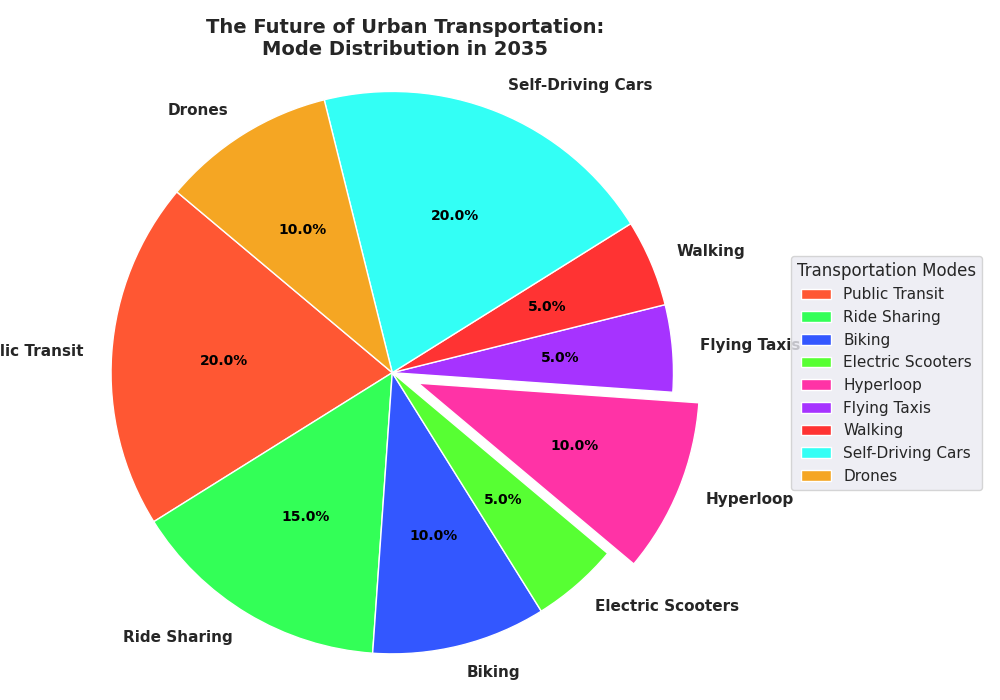

Recreate this plot in Python.
import matplotlib.pyplot as plt

modes = ['Public Transit', 'Ride Sharing', 'Biking', 'Electric Scooters', 'Hyperloop', 'Flying Taxis', 'Walking', 'Self-Driving Cars', 'Drones']
percentages = [20, 15, 10, 5, 10, 5, 5, 20, 10]

colors = ['#FF5733', '#33FF57', '#3357FF', '#57FF33', '#FF33A6', '#A633FF', '#FF3333', '#33FFF5', '#F5A623']

explode = (0, 0, 0, 0, 0.1, 0, 0, 0, 0)

plt.figure(figsize=(10, 7))
wedges, texts, autotexts = plt.pie(
    percentages, labels=modes, colors=colors, explode=explode,
    autopct='%1.1f%%', startangle=140
)

for text in texts:
    text.set_fontsize(11)
    text.set_fontweight('bold')

for autotext in autotexts:
    autotext.set_color('black')
    autotext.set_fontsize(10)
    autotext.set_fontweight('bold')

# Removed the part that creates the donut shape
# plt.Circle is not needed for a standard pie chart

plt.axis('equal')  # This line ensures the pie chart is a circle.
plt.title('The Future of Urban Transportation:\nMode Distribution in 2035', fontsize=14, fontweight='bold', ha='center')
plt.legend(wedges, modes, title="Transportation Modes", loc="center left", bbox_to_anchor=(1, 0, 0.5, 1))
plt.tight_layout()
plt.show()
